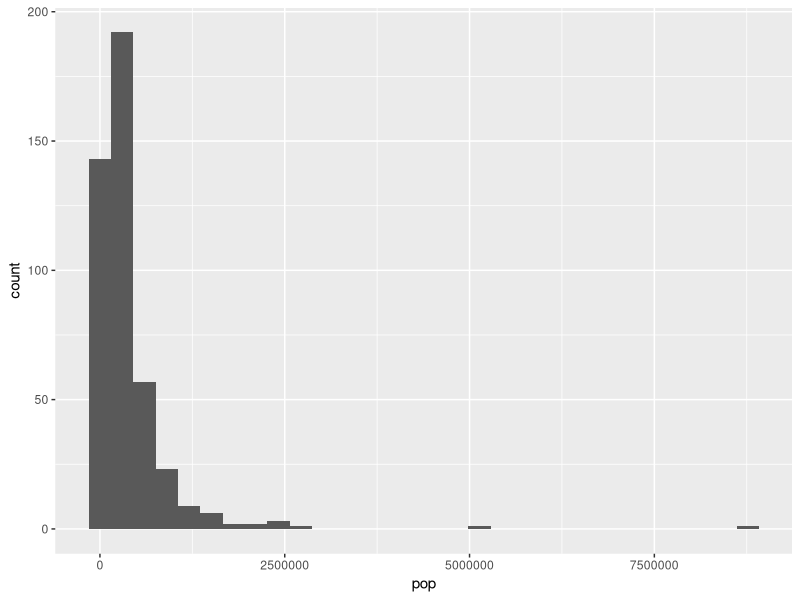
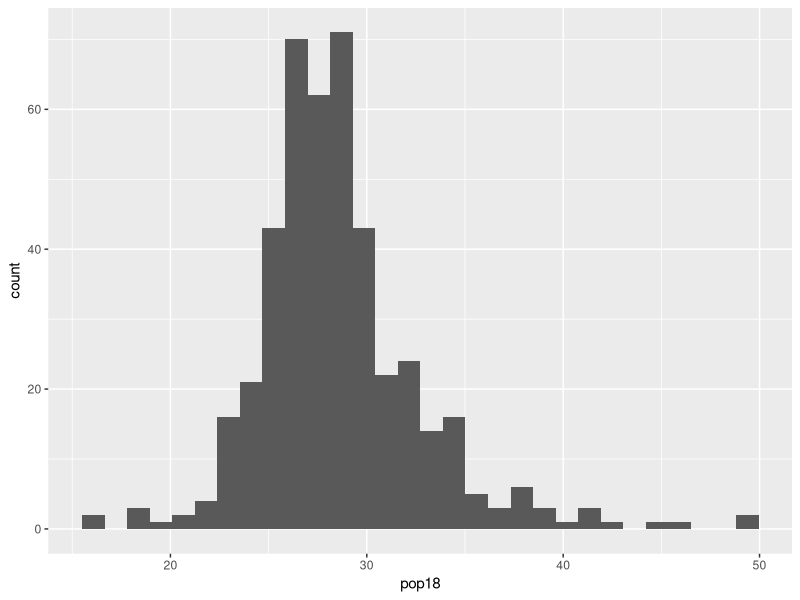
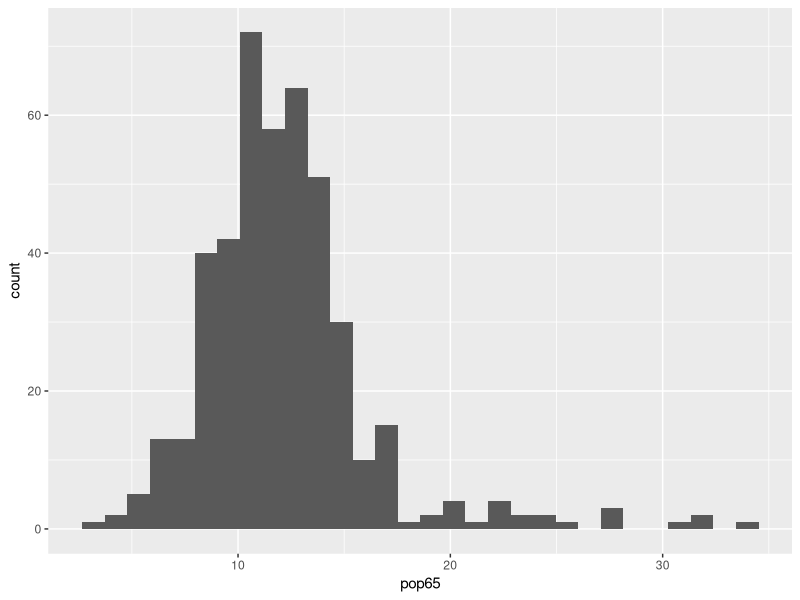
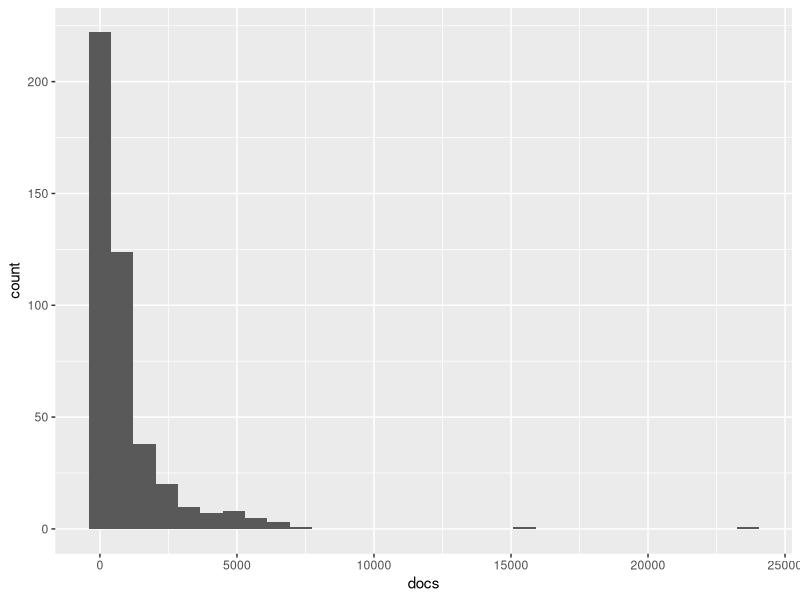
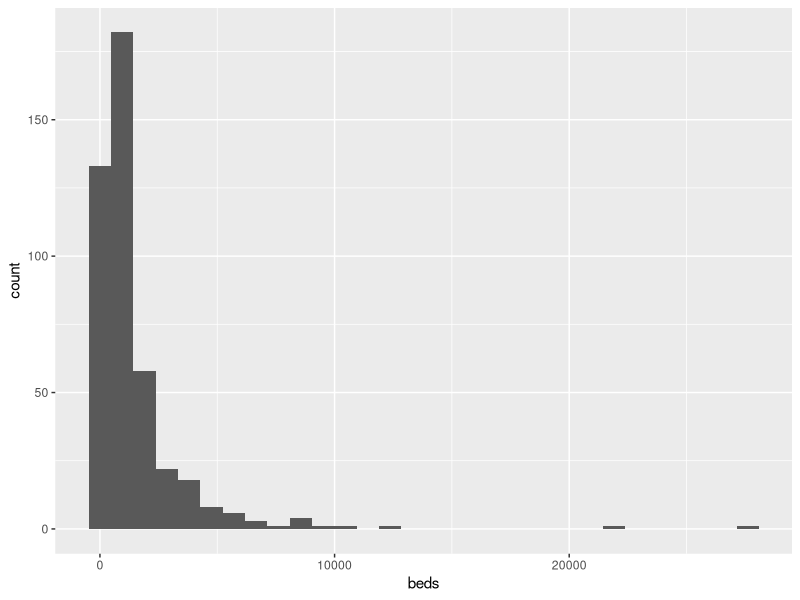
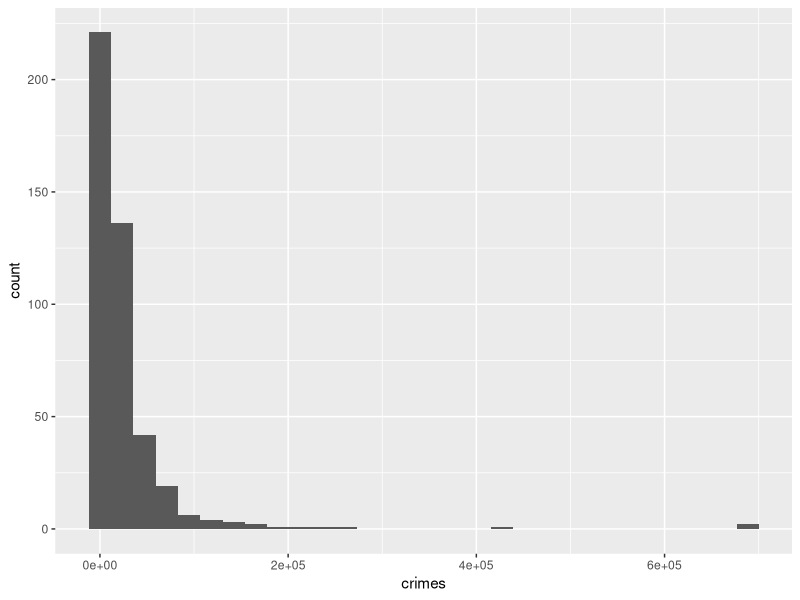

Write R code to recreate these figures, in order.
## ---- chunk 1
library(tidyverse)
## ---- chunk 2
cdi_df=
  readr::read_csv("./cdi.csv")
cdi_df
ggplot(cdi_df,aes(x = pop)) +
  geom_histogram()
ggplot(cdi_df,aes(x = pop18)) +
  geom_histogram()
ggplot(cdi_df,aes(x = pop65)) +
  geom_histogram()
ggplot(cdi_df,aes(x = docs)) +
  geom_histogram()
ggplot(cdi_df,aes(x = beds)) +
  geom_histogram()
ggplot(cdi_df,aes(x = crimes))+
  geom_histogram()
